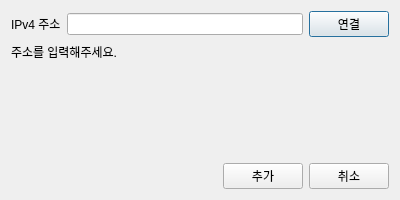
<?xml version="1.0" encoding="UTF-8"?>
<ui version="4.0">
 <class>DeviceRegisterDialog</class>
 <widget class="QDialog" name="DeviceRegisterDialog">
  <property name="geometry">
   <rect>
    <x>0</x>
    <y>0</y>
    <width>400</width>
    <height>200</height>
   </rect>
  </property>
  <property name="windowTitle">
   <string>Dialog</string>
  </property>
  <layout class="QVBoxLayout" name="verticalLayout" stretch="0,0,0">
   <item>
    <layout class="QHBoxLayout" name="horizontalLayout">
     <item>
      <widget class="QLabel" name="ipLabel">
       <property name="text">
        <string>IPv4 주소</string>
       </property>
      </widget>
     </item>
     <item>
      <widget class="QLineEdit" name="ipAddress"/>
     </item>
     <item>
      <widget class="QPushButton" name="connectButton">
       <property name="text">
        <string>연결</string>
       </property>
      </widget>
     </item>
    </layout>
   </item>
   <item>
    <layout class="QHBoxLayout" name="horizontalLayout_3" stretch="1">
     <item>
      <widget class="QLabel" name="statusLabel">
       <property name="text">
        <string>주소를 입력해주세요.</string>
       </property>
       <property name="alignment">
        <set>Qt::AlignmentFlag::AlignLeading|Qt::AlignmentFlag::AlignLeft|Qt::AlignmentFlag::AlignTop</set>
       </property>
      </widget>
     </item>
    </layout>
   </item>
   <item>
    <layout class="QHBoxLayout" name="horizontalLayout_2">
     <item>
      <spacer name="horizontalSpacer">
       <property name="orientation">
        <enum>Qt::Orientation::Horizontal</enum>
       </property>
       <property name="sizeHint" stdset="0">
        <size>
         <width>40</width>
         <height>20</height>
        </size>
       </property>
      </spacer>
     </item>
     <item>
      <widget class="QPushButton" name="confirmButton">
       <property name="text">
        <string>추가</string>
       </property>
      </widget>
     </item>
     <item>
      <widget class="QPushButton" name="cancelButton">
       <property name="text">
        <string>취소</string>
       </property>
      </widget>
     </item>
    </layout>
   </item>
  </layout>
 </widget>
 <resources/>
 <connections/>
</ui>
